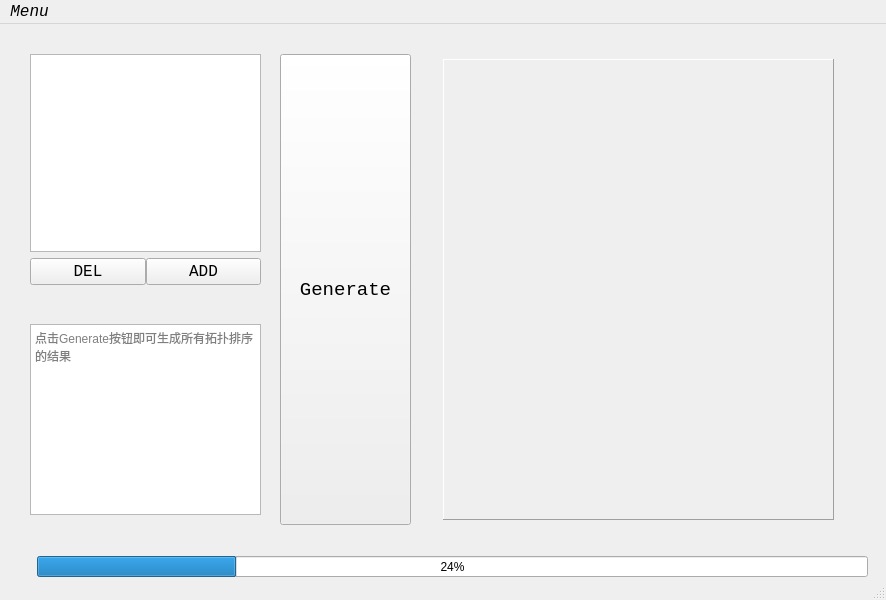
<?xml version="1.0" encoding="UTF-8"?>
<ui version="4.0">
 <class>Topological_sort_app</class>
 <widget class="QMainWindow" name="Topological_sort_app">
  <property name="enabled">
   <bool>true</bool>
  </property>
  <property name="geometry">
   <rect>
    <x>0</x>
    <y>0</y>
    <width>886</width>
    <height>600</height>
   </rect>
  </property>
  <property name="windowTitle">
   <string>Topological_sort_app</string>
  </property>
  <widget class="QWidget" name="widget">
   <widget class="QPushButton" name="generateButton">
    <property name="geometry">
     <rect>
      <x>280</x>
      <y>30</y>
      <width>131</width>
      <height>471</height>
     </rect>
    </property>
    <property name="font">
     <font>
      <family>Consolas</family>
      <pointsize>14</pointsize>
     </font>
    </property>
    <property name="text">
     <string>Generate</string>
    </property>
    <property name="shortcut">
     <string/>
    </property>
   </widget>
   <widget class="QLabel" name="photoLabel">
    <property name="geometry">
     <rect>
      <x>443</x>
      <y>35</y>
      <width>391</width>
      <height>461</height>
     </rect>
    </property>
    <property name="frameShape">
     <enum>QFrame::Panel</enum>
    </property>
    <property name="frameShadow">
     <enum>QFrame::Raised</enum>
    </property>
    <property name="lineWidth">
     <number>1</number>
    </property>
    <property name="text">
     <string/>
    </property>
    <property name="textFormat">
     <enum>Qt::AutoText</enum>
    </property>
   </widget>
   <widget class="QProgressBar" name="progressBar">
    <property name="geometry">
     <rect>
      <x>37</x>
      <y>532</y>
      <width>831</width>
      <height>21</height>
     </rect>
    </property>
    <property name="value">
     <number>24</number>
    </property>
   </widget>
   <widget class="QWidget" name="verticalLayoutWidget">
    <property name="geometry">
     <rect>
      <x>30</x>
      <y>30</y>
      <width>231</width>
      <height>231</height>
     </rect>
    </property>
    <layout class="QVBoxLayout" name="verticalLayout">
     <item>
      <widget class="QListWidget" name="inputList"/>
     </item>
     <item>
      <layout class="QHBoxLayout" name="optionBox" stretch="0,0">
       <property name="spacing">
        <number>0</number>
       </property>
       <property name="sizeConstraint">
        <enum>QLayout::SetDefaultConstraint</enum>
       </property>
       <property name="topMargin">
        <number>0</number>
       </property>
       <item>
        <widget class="QPushButton" name="delButton">
         <property name="baseSize">
          <size>
           <width>0</width>
           <height>0</height>
          </size>
         </property>
         <property name="font">
          <font>
           <family>Consolas</family>
           <pointsize>12</pointsize>
          </font>
         </property>
         <property name="text">
          <string>DEL</string>
         </property>
         <property name="icon">
          <iconset>
           <normaloff>D:/Downloads/delete.png</normaloff>D:/Downloads/delete.png</iconset>
         </property>
         <property name="shortcut">
          <string>Ctrl+D</string>
         </property>
        </widget>
       </item>
       <item>
        <widget class="QPushButton" name="addButton">
         <property name="font">
          <font>
           <family>Consolas</family>
           <pointsize>12</pointsize>
          </font>
         </property>
         <property name="text">
          <string>ADD</string>
         </property>
         <property name="icon">
          <iconset>
           <normaloff>D:/Downloads/add.png</normaloff>D:/Downloads/add.png</iconset>
         </property>
         <property name="shortcut">
          <string>Ctrl+A</string>
         </property>
        </widget>
       </item>
      </layout>
     </item>
    </layout>
   </widget>
   <widget class="QPlainTextEdit" name="plainTextEdit">
    <property name="geometry">
     <rect>
      <x>30</x>
      <y>300</y>
      <width>231</width>
      <height>191</height>
     </rect>
    </property>
    <property name="placeholderText">
     <string>点击Generate按钮即可生成所有拓扑排序的结果</string>
    </property>
   </widget>
  </widget>
  <widget class="QMenuBar" name="menubar">
   <property name="geometry">
    <rect>
     <x>0</x>
     <y>0</y>
     <width>886</width>
     <height>25</height>
    </rect>
   </property>
   <property name="font">
    <font>
     <family>Consolas</family>
     <pointsize>12</pointsize>
     <italic>true</italic>
    </font>
   </property>
   <widget class="QMenu" name="menu">
    <property name="font">
     <font>
      <family>Consolas</family>
      <pointsize>14</pointsize>
      <weight>75</weight>
      <italic>true</italic>
      <bold>true</bold>
     </font>
    </property>
    <property name="title">
     <string>Menu</string>
    </property>
    <property name="icon">
     <iconset>
      <normaloff>D:/Downloads/菜单.png</normaloff>D:/Downloads/菜单.png</iconset>
    </property>
    <property name="separatorsCollapsible">
     <bool>false</bool>
    </property>
    <property name="toolTipsVisible">
     <bool>false</bool>
    </property>
    <addaction name="actionImport"/>
    <addaction name="actionExport"/>
   </widget>
   <addaction name="menu"/>
  </widget>
  <widget class="QStatusBar" name="statusbar"/>
  <action name="actionInput">
   <property name="icon">
    <iconset>
     <normaloff>D:/Downloads/输入.png</normaloff>D:/Downloads/输入.png</iconset>
   </property>
   <property name="text">
    <string>Input</string>
   </property>
  </action>
  <action name="actionExport">
   <property name="icon">
    <iconset>
     <normaloff>D:/Downloads/导出.png</normaloff>D:/Downloads/导出.png</iconset>
   </property>
   <property name="text">
    <string>Export</string>
   </property>
  </action>
  <action name="actionImport">
   <property name="icon">
    <iconset>
     <normaloff>D:/Downloads/导入.png</normaloff>D:/Downloads/导入.png</iconset>
   </property>
   <property name="text">
    <string>Import</string>
   </property>
  </action>
 </widget>
 <resources/>
 <connections/>
</ui>
